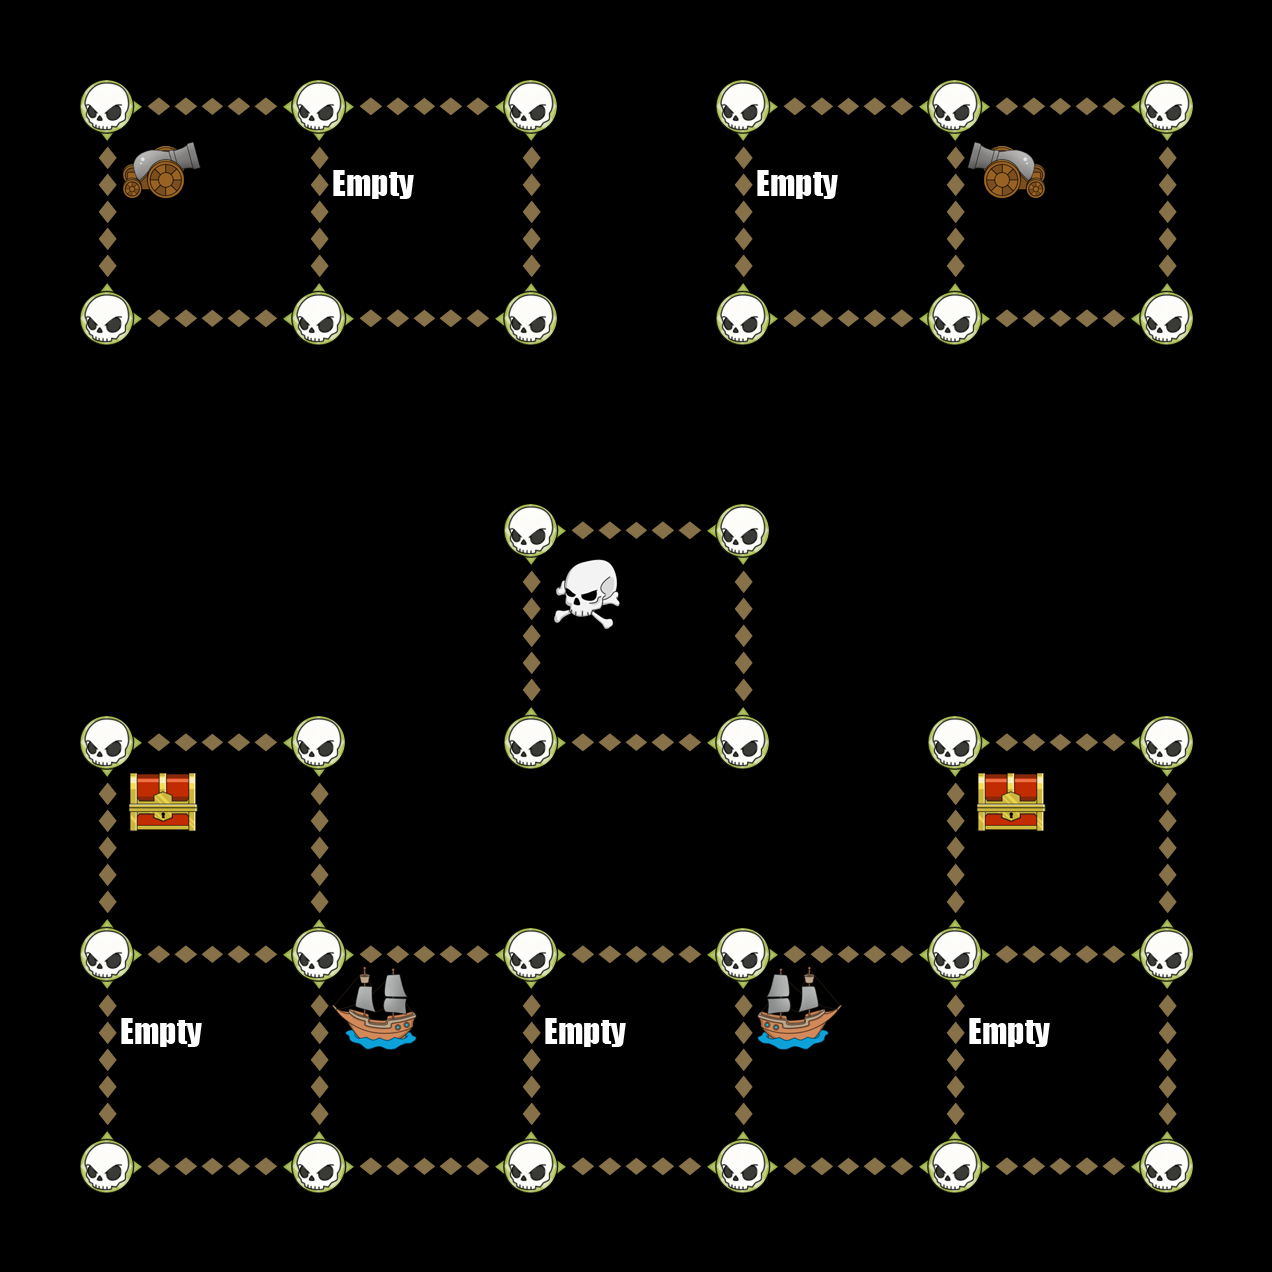

A 2D game scene composited from a Tiled map and its tileset images. What follows is a short description and the map's XML, with each tile layer's data collapsed to a summary:
An orthogonal 6x6 tile map with 212x212 px tiles, 6 tile layers (Down, Up, Left, Right, ...).

<map version="1.0" orientation="orthogonal" width="6" height="6" tilewidth="212" tileheight="212">
 <tileset firstgid="1" name="TileGraphic_Final-ipadhd" tilewidth="212" tileheight="212">
  <image source="TileGraphic_Final-ipadhd.png" width="636" height="1060" />
  <tile id="0">
   <properties>
    <property name="LineFilled" value="True" />
   </properties>
  </tile>
  <tile id="2">
   <properties>
    <property name="Item" value="TreasureBox" />
   </properties>
  </tile>
  <tile id="4">
   <properties>
    <property name="RowFilled" value="True" />
   </properties>
  </tile>
  <tile id="6">
   <properties>
    <property name="Item" value="CannonLeft" />
   </properties>
  </tile>
  <tile id="7">
   <properties>
    <property name="Item" value="ShipRight" />
   </properties>
  </tile>
  <tile id="8">
   <properties>
    <property name="Item" value="MapOne" />
   </properties>
  </tile>
  <tile id="9">
   <properties>
    <property name="Item" value="CannonRight" />
   </properties>
  </tile>
  <tile id="10">
   <properties>
    <property name="Item" value="ShipLeft" />
   </properties>
  </tile>
  <tile id="11">
   <properties>
    <property name="Item" value="MapTwo" />
   </properties>
  </tile>
  <tile id="12">
   <properties>
    <property name="Item" value="Empty" />
   </properties>
  </tile>
  <tile id="13">
   <properties>
    <property name="Item" value="Skull" />
   </properties>
  </tile>
  <tile id="14">
   <properties>
    <property name="Item" value="Fog" />
   </properties>
  </tile>
 </tileset>
 <layer name="Down" width="6" height="6">
  <data>[36 cells, 18 non-empty, 1 distinct tile ids]</data>
 </layer>
 <layer name="Up" width="6" height="6">
  <data>[36 cells, 18 non-empty, 1 distinct tile ids]</data>
 </layer>
 <layer name="Left" width="6" height="6">
  <data>[36 cells, 22 non-empty, 1 distinct tile ids]</data>
 </layer>
 <layer name="Right" width="6" height="6">
  <data>[36 cells, 22 non-empty, 1 distinct tile ids]</data>
 </layer>
 <layer name="Dots" width="6" height="6">
  <data>[36 cells, 32 non-empty, 1 distinct tile ids]</data>
 </layer>
 <layer name="Items" width="6" height="6">
  <data>[36 cells, 12 non-empty, 7 distinct tile ids]</data>
 </layer>
</map>
